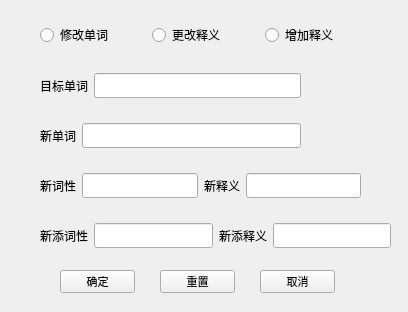
<?xml version="1.0" encoding="UTF-8"?>
<ui version="4.0">
 <class>modify</class>
 <widget class="QWidget" name="modify">
  <property name="geometry">
   <rect>
    <x>0</x>
    <y>0</y>
    <width>408</width>
    <height>312</height>
   </rect>
  </property>
  <property name="windowTitle">
   <string>Form</string>
  </property>
  <widget class="QWidget" name="horizontalLayoutWidget">
   <property name="geometry">
    <rect>
     <x>40</x>
     <y>20</y>
     <width>331</width>
     <height>31</height>
    </rect>
   </property>
   <property name="font">
    <font>
     <family>新宋体</family>
     <pointsize>9</pointsize>
    </font>
   </property>
   <layout class="QHBoxLayout" name="horizontalLayout">
    <item>
     <widget class="QRadioButton" name="radioButton">
      <property name="font">
       <font>
        <family>新宋体</family>
        <pointsize>9</pointsize>
       </font>
      </property>
      <property name="text">
       <string>修改单词</string>
      </property>
     </widget>
    </item>
    <item>
     <widget class="QRadioButton" name="radioButton_2">
      <property name="font">
       <font>
        <family>新宋体</family>
        <pointsize>9</pointsize>
       </font>
      </property>
      <property name="text">
       <string>更改释义</string>
      </property>
     </widget>
    </item>
    <item>
     <widget class="QRadioButton" name="radioButton_3">
      <property name="font">
       <font>
        <family>新宋体</family>
        <pointsize>9</pointsize>
       </font>
      </property>
      <property name="text">
       <string>增加释义</string>
      </property>
     </widget>
    </item>
   </layout>
  </widget>
  <widget class="QWidget" name="horizontalLayoutWidget_2">
   <property name="geometry">
    <rect>
     <x>40</x>
     <y>120</y>
     <width>261</width>
     <height>31</height>
    </rect>
   </property>
   <property name="font">
    <font>
     <family>新宋体</family>
     <pointsize>9</pointsize>
    </font>
   </property>
   <layout class="QHBoxLayout" name="horizontalLayout_2">
    <item>
     <widget class="QLabel" name="label">
      <property name="font">
       <font>
        <family>新宋体</family>
        <pointsize>9</pointsize>
       </font>
      </property>
      <property name="text">
       <string>新单词</string>
      </property>
     </widget>
    </item>
    <item>
     <widget class="QLineEdit" name="lineEdit">
      <property name="font">
       <font>
        <family>新宋体</family>
        <pointsize>9</pointsize>
       </font>
      </property>
     </widget>
    </item>
   </layout>
  </widget>
  <widget class="QWidget" name="horizontalLayoutWidget_3">
   <property name="geometry">
    <rect>
     <x>40</x>
     <y>170</y>
     <width>321</width>
     <height>31</height>
    </rect>
   </property>
   <property name="font">
    <font>
     <family>新宋体</family>
     <pointsize>9</pointsize>
    </font>
   </property>
   <layout class="QHBoxLayout" name="horizontalLayout_3">
    <item>
     <widget class="QLabel" name="label_4">
      <property name="font">
       <font>
        <family>新宋体</family>
        <pointsize>9</pointsize>
       </font>
      </property>
      <property name="text">
       <string>新词性</string>
      </property>
     </widget>
    </item>
    <item>
     <widget class="QLineEdit" name="lineEdit_5">
      <property name="font">
       <font>
        <family>新宋体</family>
        <pointsize>9</pointsize>
       </font>
      </property>
     </widget>
    </item>
    <item>
     <widget class="QLabel" name="label_2">
      <property name="font">
       <font>
        <family>新宋体</family>
        <pointsize>9</pointsize>
       </font>
      </property>
      <property name="text">
       <string>新释义</string>
      </property>
     </widget>
    </item>
    <item>
     <widget class="QLineEdit" name="lineEdit_2">
      <property name="font">
       <font>
        <family>新宋体</family>
        <pointsize>9</pointsize>
       </font>
      </property>
     </widget>
    </item>
   </layout>
  </widget>
  <widget class="QWidget" name="horizontalLayoutWidget_4">
   <property name="geometry">
    <rect>
     <x>40</x>
     <y>220</y>
     <width>351</width>
     <height>31</height>
    </rect>
   </property>
   <property name="font">
    <font>
     <family>新宋体</family>
     <pointsize>9</pointsize>
    </font>
   </property>
   <layout class="QHBoxLayout" name="horizontalLayout_4">
    <item>
     <widget class="QLabel" name="label_6">
      <property name="font">
       <font>
        <family>新宋体</family>
        <pointsize>9</pointsize>
       </font>
      </property>
      <property name="text">
       <string>新添词性</string>
      </property>
     </widget>
    </item>
    <item>
     <widget class="QLineEdit" name="lineEdit_6">
      <property name="font">
       <font>
        <family>新宋体</family>
        <pointsize>9</pointsize>
       </font>
      </property>
     </widget>
    </item>
    <item>
     <widget class="QLabel" name="label_3">
      <property name="font">
       <font>
        <family>新宋体</family>
        <pointsize>9</pointsize>
       </font>
      </property>
      <property name="text">
       <string>新添释义</string>
      </property>
     </widget>
    </item>
    <item>
     <widget class="QLineEdit" name="lineEdit_3">
      <property name="font">
       <font>
        <family>新宋体</family>
        <pointsize>9</pointsize>
       </font>
      </property>
     </widget>
    </item>
   </layout>
  </widget>
  <widget class="QPushButton" name="pushButton_mod">
   <property name="geometry">
    <rect>
     <x>60</x>
     <y>270</y>
     <width>75</width>
     <height>23</height>
    </rect>
   </property>
   <property name="font">
    <font>
     <family>新宋体</family>
     <pointsize>8</pointsize>
    </font>
   </property>
   <property name="text">
    <string>确定</string>
   </property>
  </widget>
  <widget class="QPushButton" name="pushButton_2_mod">
   <property name="geometry">
    <rect>
     <x>260</x>
     <y>270</y>
     <width>75</width>
     <height>23</height>
    </rect>
   </property>
   <property name="font">
    <font>
     <family>新宋体</family>
     <pointsize>8</pointsize>
    </font>
   </property>
   <property name="text">
    <string>取消</string>
   </property>
  </widget>
  <widget class="QWidget" name="horizontalLayoutWidget_5">
   <property name="geometry">
    <rect>
     <x>40</x>
     <y>70</y>
     <width>261</width>
     <height>31</height>
    </rect>
   </property>
   <property name="font">
    <font>
     <family>新宋体</family>
     <pointsize>9</pointsize>
    </font>
   </property>
   <layout class="QHBoxLayout" name="horizontalLayout_5">
    <item>
     <widget class="QLabel" name="label_5">
      <property name="font">
       <font>
        <family>新宋体</family>
        <pointsize>9</pointsize>
       </font>
      </property>
      <property name="text">
       <string>目标单词</string>
      </property>
     </widget>
    </item>
    <item>
     <widget class="QLineEdit" name="lineEdit_4">
      <property name="font">
       <font>
        <family>新宋体</family>
        <pointsize>9</pointsize>
       </font>
      </property>
     </widget>
    </item>
   </layout>
  </widget>
  <widget class="QPushButton" name="pushButton_3_mod">
   <property name="geometry">
    <rect>
     <x>160</x>
     <y>270</y>
     <width>75</width>
     <height>23</height>
    </rect>
   </property>
   <property name="font">
    <font>
     <family>新宋体</family>
     <pointsize>8</pointsize>
    </font>
   </property>
   <property name="text">
    <string>重置</string>
   </property>
  </widget>
 </widget>
 <resources/>
 <connections/>
</ui>
